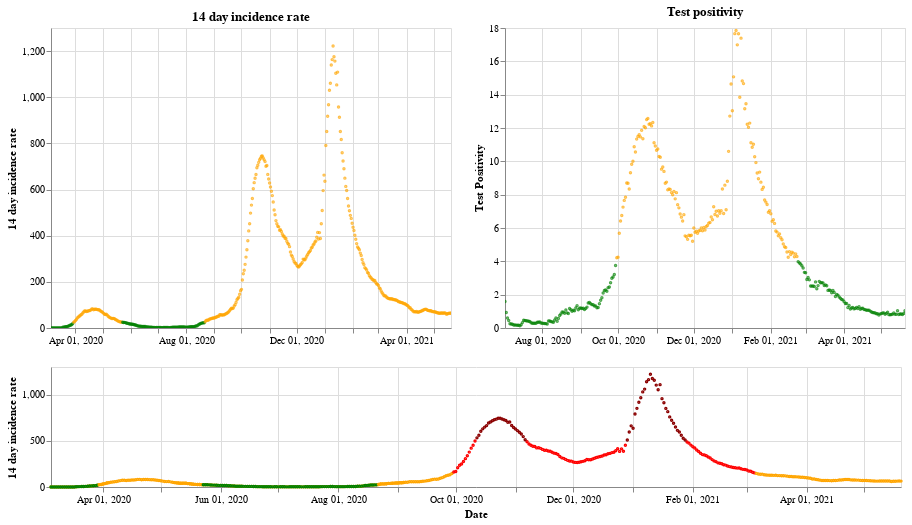

The notebook cell saved with this chart:
### Markdown cell above
## Northern Ireland

### Code cell
plot_traffic_light('Northern Ireland')

### Figure 1 — Vega-Lite specification as saved in the notebook (floating-point values rounded to 4 significant figures; data arrays with more than 128 entries replaced by an {"elided": "..."} marker saying what was removed)
{"config": {"view": {"continuousWidth": 400, "continuousHeight": 300}}, "vconcat": [{"hconcat": [{"mark": {"type": "point", "size": 2}, "encoding": {"color": {"condition": {"value": "green", "test": "(datum.twoWeeklyCasesRate <= 25)"}, "value": "orange"}, "tooltip": [{"type": "nominal", "field": "areaName"}, {"type": "temporal", "field": "date"}, {"type": "quantitative", "field": "twoWeeklyCasesRate"}, {"type": "quantitative", "field": "testPositivity"}], "x": {"type": "temporal", "axis": {"title": ""}, "field": "date", "scale": {"domain": {"selection": "DateBrush"}}, "timeUnit": "yearmonthdate"}, "y": {"type": "quantitative", "axis": {"title": "14 day incidence rate"}, "field": "twoWeeklyCasesRate"}}, "title": "14 day incidence rate", "width": 400}, {"mark": {"type": "point", "size": 2}, "encoding": {"color": {"condition": {"value": "green", "test": "(datum.testPositivity <= 4)"}, "value": "orange"}, "tooltip": [{"type": "nominal", "field": "areaName"}, {"type": "temporal", "field": "date"}, {"type": "quantitative", "field": "twoWeeklyCasesRate"}, {"type": "quantitative", "field": "testPositivity"}], "x": {"type": "temporal", "axis": {"title": ""}, "field": "date", "scale": {"domain": {"selection": "DateBrush"}}, "timeUnit": "yearmonthdate"}, "y": {"type": "quantitative", "axis": {"title": "Test Positivity"}, "field": "testPositivity"}}, "title": "Test positivity", "width": 400}]}, {"layer": [{"mark": {"type": "point", "size": 2}, "encoding": {"color": {"condition": {"value": "orange", "test": "((50 && datum.twoWeeklyCasesRate) < 150)"}, "value": "red"}, "opacity": {"condition": {"value": 1, "test": "((50 && datum.twoWeeklyCasesRate) < 500)"}, "value": 0}, "tooltip": [{"type": "nominal", "field": "areaName"}, {"type": "temporal", "field": "date"}, {"type": "quantitative", "field": "twoWeeklyCasesRate"}, {"type": "quantitative", "field": "testPositivity"}], "x": {"type": "temporal", "axis": {"title": "Date"}, "field": "date", "timeUnit": "yearmonthdate"}, "y": {"type": "quantitative", "axis": {"title": "14 day incidence rate"}, "field": "twoWeeklyCasesRate"}}, "selection": {"DateBrush": {"type": "interval", "encodings": ["x"], "fields": ["Time"]}}, "width": 850}, {"mark": {"type": "point", "size": 2}, "encoding": {"color": {"value": "darkred"}, "opacity": {"condition": {"value": 1, "test": "(datum.twoWeeklyCasesRate >= 500)"}, "value": 0}, "tooltip": [{"type": "nominal", "field": "areaName"}, {"type": "temporal", "field": "date"}, {"type": "quantitative", "field": "twoWeeklyCasesRate"}, {"type": "quantitative", "field": "testPositivity"}], "x": {"type": "temporal", "axis": {"title": "Date"}, "field": "date", "timeUnit": "yearmonthdate"}, "y": {"type": "quantitative", "axis": {"title": "14 day incidence rate"}, "field": "twoWeeklyCasesRate"}}, "width": 400}, {"mark": {"type": "point", "size": 2}, "encoding": {"color": {"condition": {"value": "green", "test": "((4 && datum.twoWeeklyCasesRate) < 25)"}, "value": "orange"}, "opacity": {"condition": {"value": 1, "test": "(datum.twoWeeklyCasesRate < 50)"}, "value": 0}, "tooltip": [{"type": "nominal", "field": "areaName"}, {"type": "temporal", "field": "date"}, {"type": "quantitative", "field": "twoWeeklyCasesRate"}, {"type": "quantitative", "field": "testPositivity"}], "x": {"type": "temporal", "axis": {"title": "Date"}, "field": "date", "timeUnit": "yearmonthdate"}, "y": {"type": "quantitative", "axis": {"title": "14 day incidence rate"}, "field": "twoWeeklyCasesRate"}}, "width": 400}], "height": 120, "width": 800}], "data": {"name": "data-64485621c7fe3050805b07de6c72b48e"}, "$schema": "https://vega.github.io/schema/vega-lite/v4.8.1.json", "datasets": {"data-64485621c7fe3050805b07de6c72b48e": {"elided": "442 records"}}}
